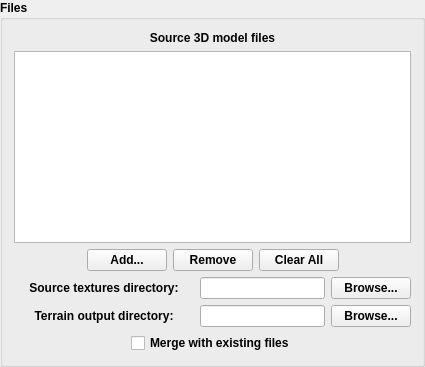
         <widget class="QGroupBox" name="groupBox_5">
          <property name="font">
           <font>
            <weight>75</weight>
            <bold>true</bold>
           </font>
          </property>
          <property name="title">
           <string>Files</string>
          </property>
          <layout class="QVBoxLayout" name="verticalLayout_3">
           <item>
            <widget class="QLabel" name="label_2">
             <property name="font">
              <font>
               <weight>75</weight>
               <bold>true</bold>
              </font>
             </property>
             <property name="text">
              <string>Source 3D model files</string>
             </property>
             <property name="alignment">
              <set>Qt::AlignCenter</set>
             </property>
            </widget>
           </item>
           <item>
            <widget class="QListWidget" name="list_source_models">
             <property name="toolTip">
              <string>&lt;html&gt;&lt;head/&gt;&lt;body&gt;&lt;p align=&quot;center&quot;&gt;&lt;span style=&quot; font-weight:600; text-decoration: underline;&quot;&gt;Source 3D model files&lt;/span&gt;&lt;/p&gt;&lt;p&gt;The current list of paths where the 3D models are located. Remember this is a 32-bit application and some memory restrictions on the importer might apply for proper processing. If your stage has a really big node count or very detailed meshes, you might want to split it into multiple files. The converter will only process one of the files at a time and merge the final result together.&lt;/p&gt;&lt;p&gt;Any conflicts that might happen from nodes that are named the same from multiple files will be fixed with automatic renaming. However, keep in mind this will be really harmful when it comes to rendering something like Global Illumination, because your names will no longer be consistent. &lt;span style=&quot; font-weight:600;&quot;&gt;The converter will warn you about duplicate names, but it'll accept them regardless.&lt;/span&gt;&lt;/p&gt;&lt;p&gt;Check the list of supported formats on the extension list when adding files. Some of the formats that support most of the features used by the engine are &lt;span style=&quot; font-weight:600;&quot;&gt;FBX&lt;/span&gt; and &lt;span style=&quot; font-weight:600;&quot;&gt;DAE&lt;/span&gt;. (Multiple UV Channels, Vertex Colors, Materials, etc.)&lt;/p&gt;&lt;/body&gt;&lt;/html&gt;</string>
             </property>
             <property name="editTriggers">
              <set>QAbstractItemView::NoEditTriggers</set>
             </property>
             <property name="selectionMode">
              <enum>QAbstractItemView::ContiguousSelection</enum>
             </property>
            </widget>
           </item>
           <item>
            <layout class="QHBoxLayout" name="horizontalLayout_11">
             <item>
              <spacer name="horizontalSpacer_15">
               <property name="orientation">
                <enum>Qt::Horizontal</enum>
               </property>
               <property name="sizeHint" stdset="0">
                <size>
                 <width>40</width>
                 <height>20</height>
                </size>
               </property>
              </spacer>
             </item>
             <item>
              <widget class="QPushButton" name="pb_add_source_models">
               <property name="text">
                <string>Add...</string>
               </property>
              </widget>
             </item>
             <item>
              <widget class="QPushButton" name="pb_remove_source_model">
               <property name="text">
                <string>Remove</string>
               </property>
              </widget>
             </item>
             <item>
              <widget class="QPushButton" name="pb_clear_source_models">
               <property name="text">
                <string>Clear All</string>
               </property>
              </widget>
             </item>
             <item>
              <spacer name="horizontalSpacer_16">
               <property name="orientation">
                <enum>Qt::Horizontal</enum>
               </property>
               <property name="sizeHint" stdset="0">
                <size>
                 <width>40</width>
                 <height>20</height>
                </size>
               </property>
              </spacer>
             </item>
            </layout>
           </item>
           <item>
            <layout class="QHBoxLayout" name="horizontalLayout_2">
             <item>
              <widget class="QLabel" name="lbl_source_textures">
               <property name="minimumSize">
                <size>
                 <width>180</width>
                 <height>0</height>
                </size>
               </property>
               <property name="font">
                <font>
                 <weight>75</weight>
                 <bold>true</bold>
                </font>
               </property>
               <property name="text">
                <string>Source textures directory:</string>
               </property>
               <property name="alignment">
                <set>Qt::AlignCenter</set>
               </property>
              </widget>
             </item>
             <item>
              <widget class="QLineEdit" name="le_source_textures">
               <property name="toolTip">
                <string>&lt;html&gt;&lt;head/&gt;&lt;body&gt;&lt;p align=&quot;center&quot;&gt;&lt;span style=&quot; font-weight:600; text-decoration: underline;&quot;&gt;Source textures directory&lt;/span&gt;&lt;/p&gt;&lt;p&gt;Directory where any textures used by the 3D model files are located. Formats that support embedded textures will dump and convert the textures automatically. This directory is only relevant if &amp;quot;&lt;span style=&quot; font-weight:600;&quot;&gt;Copy &amp;amp; convert textures&lt;/span&gt;&amp;quot; is enabled.&lt;/p&gt;&lt;p&gt;Any textures not in &lt;span style=&quot; font-weight:600;&quot;&gt;DDS&lt;/span&gt; format will be converted automatically if supported. However, if possible, it's recommended to work with textures in &lt;span style=&quot; font-weight:600;&quot;&gt;DDS&lt;/span&gt; format already to avoid long conversion times and give more accurate results.&lt;/p&gt;&lt;p&gt;If left empty, the directory where the models are located will be used instead.&lt;/p&gt;&lt;/body&gt;&lt;/html&gt;</string>
               </property>
              </widget>
             </item>
             <item>
              <widget class="QPushButton" name="pb_source_textures">
               <property name="text">
                <string>Browse...</string>
               </property>
              </widget>
             </item>
            </layout>
           </item>
           <item>
            <layout class="QHBoxLayout" name="horizontalLayout_3">
             <item>
              <widget class="QLabel" name="label">
               <property name="minimumSize">
                <size>
                 <width>180</width>
                 <height>0</height>
                </size>
               </property>
               <property name="font">
                <font>
                 <weight>75</weight>
                 <bold>true</bold>
                </font>
               </property>
               <property name="text">
                <string>Terrain output directory:</string>
               </property>
               <property name="alignment">
                <set>Qt::AlignCenter</set>
               </property>
              </widget>
             </item>
             <item>
              <widget class="QLineEdit" name="le_terrain_output">
               <property name="toolTip">
                <string>&lt;html&gt;&lt;head/&gt;&lt;body&gt;&lt;p align=&quot;center&quot;&gt;&lt;span style=&quot; font-weight:600; text-decoration: underline;&quot;&gt;Terrain output directory&lt;/span&gt;&lt;/p&gt;&lt;p&gt;Directory where the stage's terrain to work with is located. Make sure to point this to the correct location depending on the game engine. For example, Generations or Unleashed require the Stage's &lt;span style=&quot; font-weight:600;&quot;&gt;Packed&lt;/span&gt; directory, while Lost World needs the directory with the stage name and all its &lt;span style=&quot; font-weight:600;&quot;&gt;PAC&lt;/span&gt; files.&lt;/p&gt;&lt;/body&gt;&lt;/html&gt;</string>
               </property>
              </widget>
             </item>
             <item>
              <widget class="QPushButton" name="pb_terrain_output">
               <property name="text">
                <string>Browse...</string>
               </property>
              </widget>
             </item>
            </layout>
           </item>
           <item>
            <layout class="QHBoxLayout" name="horizontalLayout_10">
             <item>
              <spacer name="horizontalSpacer_7">
               <property name="orientation">
                <enum>Qt::Horizontal</enum>
               </property>
               <property name="sizeHint" stdset="0">
                <size>
                 <width>40</width>
                 <height>20</height>
                </size>
               </property>
              </spacer>
             </item>
             <item>
              <widget class="QCheckBox" name="chk_merge_existing">
               <property name="toolTip">
                <string>&lt;html&gt;&lt;head/&gt;&lt;body&gt;&lt;p align=&quot;center&quot;&gt;&lt;span style=&quot; font-weight:600; text-decoration: underline;&quot;&gt;Merge with existing files&lt;/span&gt;&lt;/p&gt;&lt;p&gt;Controls whether the converter will keep the files that are on the terrain directory or if it will be created completely from scratch. This goes for the contents of the terrain resources, not the AR files themselves.&lt;/p&gt;&lt;p&gt;While working from scratch is possible, it's &lt;span style=&quot; font-weight:600;&quot;&gt;not recommended for beginners&lt;/span&gt; as a lot of vital files for the stage will be missing. It's &lt;span style=&quot; font-weight:600;&quot;&gt;best to leave this option checked&lt;/span&gt; unless you're really familiar with all the formats required to get it working.&lt;/p&gt;&lt;p&gt;It's also useful to leave this option checked in case that you want to update the existing terrain geometry but keep whatever contents the stage already has.&lt;/p&gt;&lt;/body&gt;&lt;/html&gt;</string>
               </property>
               <property name="text">
                <string>Merge with existing files</string>
               </property>
              </widget>
             </item>
             <item>
              <spacer name="horizontalSpacer_8">
               <property name="orientation">
                <enum>Qt::Horizontal</enum>
               </property>
               <property name="sizeHint" stdset="0">
                <size>
                 <width>40</width>
                 <height>20</height>
                </size>
               </property>
              </spacer>
             </item>
            </layout>
           </item>
          </layout>
         </widget>
